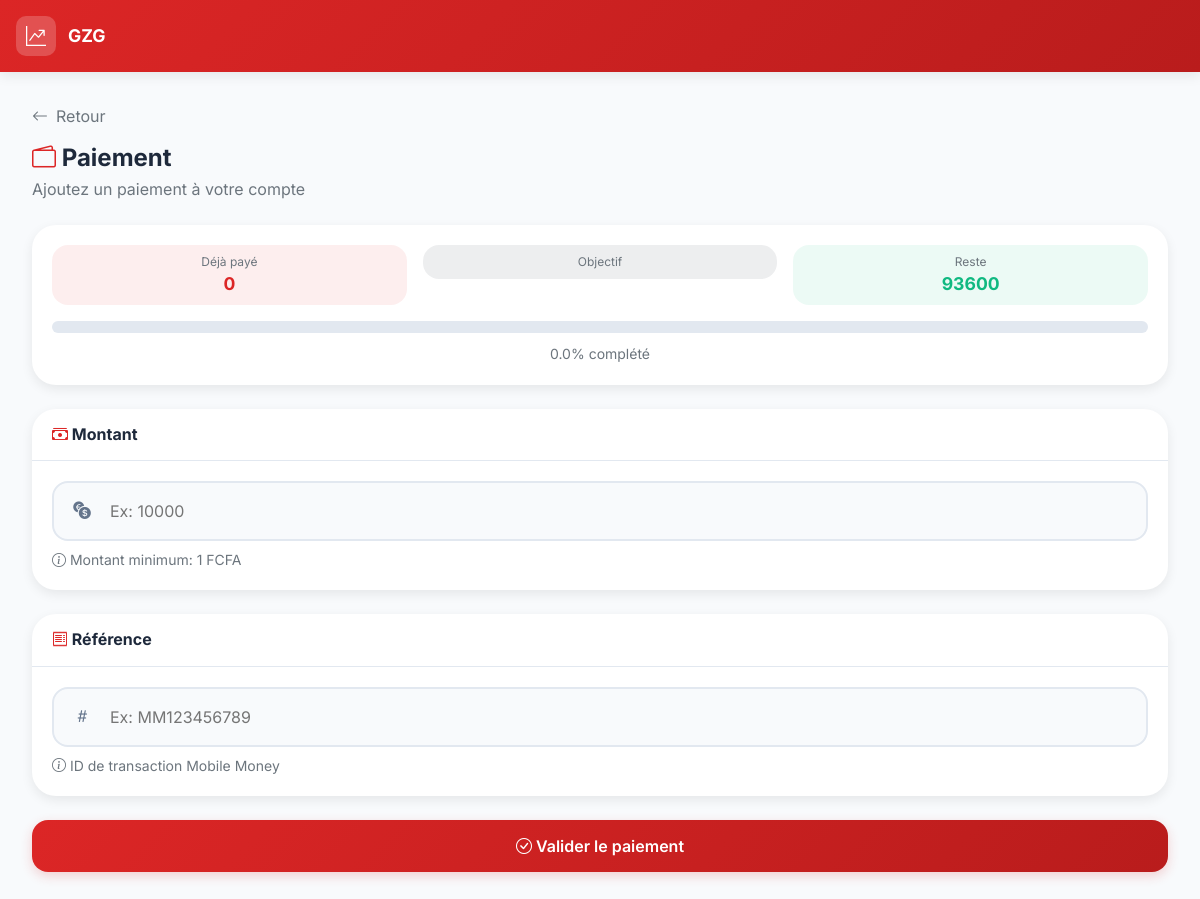
/payment/ (signed in), run on the app's committed database.
### parrainage/models.py (models this page shows, shortened)
class Profile(models.Model):
    user = models.OneToOneField(User, on_delete=models.CASCADE, related_name='profile')
    matricule = models.CharField(
        max_length=50,
        unique=True,
        blank=True,
        null=True,
        help_text="Matricule unique généré automatiquement (ex: GZG10001)"
    )
    referrer = models.ForeignKey(
        'self',
        on_delete=models.SET_NULL,
        null=True,
        blank=True,
        related_name='referrals'
    )
    referral_code = models.CharField(max_length=50, unique=True, editable=False)
    phone_number = models.CharField(max_length=20, blank=True, null=True, help_text="Numéro de téléphone")
    country = CountryField(blank=True, null=True, help_text="Pays de résidence")
    total_paid = models.DecimalField(max_digits=12, decimal_places=2, default=0.00)
    is_vip = models.BooleanField(default=False)
    reset_token = models.CharField(max_length=64, blank=True, null=True)
    reset_token_expires = models.DateTimeField(blank=True, null=True)
    @property
    def remaining_amount(self):
        from decimal import Decimal
        quota = GlobalSettings.get_current_quota()
        return max(Decimal(quota) - Decimal(self.total_paid), Decimal(0))
    @property
    def progress_percent(self):
        from decimal import Decimal
        quota = GlobalSettings.get_current_quota()
        if quota <= 0: return 0
        return min((float(self.total_paid) / float(quota)) * 100, 100)

class GlobalSettings(models.Model):
    required_quota = models.DecimalField(
        max_digits=12,
        decimal_places=2,
        default=100000.00,
        help_text="Le montant total pour devenir VIP et accéder aux marchés."
    )
    matricule_prefix = models.CharField(
        max_length=10,
        default="GZG",
        help_text="Préfixe du matricule utilisateur (ex: AEWR, GZG). Les numéros seront générés automatiquement."
    )
    matricule_counter = models.PositiveIntegerField(
        default=10000,
        help_text="Compteur de départ pour la génération des matricules. Le prochain matricule sera PRÉFIXE + ce numéro."
    )
    referral_limit = models.PositiveIntegerField(
        default=2,
        help_text="Nombre maximum de filleuls directs par utilisateur (défaut: 2)"
    )
    updated_at = models.DateTimeField(auto_now=True)
    class Meta:
        verbose_name = "Paramètre Global"
        verbose_name_plural = "Paramètres Globaux"
    @classmethod
    def get_current_quota(cls):
        config, _ = cls.objects.get_or_create(id=1)
        return config.required_quota

### parrainage/views.py (the view, shortened to what this page needs)
# urls.py: path('payment/', views.make_payment_view, name='make_payment'),
@login_required
def make_payment_view(request):
    profile, created = Profile.objects.get_or_create(user=request.user)
    return render(request, 'parrainage/payment.html', {'profile': profile})

### templates/parrainage/payment.html (shortened to what this page needs)
{% extends 'parrainage/base.html' %}
{% block content %}
<div class="slide-up">
    <div class="mb-4">
        <a href="{% url 'dashboard' %}" class="text-decoration-none text-secondary d-inline-flex align-items-center gap-2 mb-3">
            <i class="bi bi-arrow-left"></i>
            <span>Retour</span>
        </a>
        <h2 class="fw-bold mb-1" style="font-size: 1.5rem;">
            <i class="bi bi-wallet2" style="color: var(--primary-color);"></i>
            Paiement
        </h2>
        <p class="text-secondary mb-0">Ajoutez un paiement à votre compte</p>
    </div>
    <div class="card-mobile mb-4">
        <div class="card-mobile-body">
            <div class="row g-3 text-center">
                <div class="col-4">
                    <div class="p-2" style="background: rgba(220, 38, 38, 0.08); border-radius: var(--radius-md);">
                        <small class="text-secondary d-block" style="font-size: 0.75rem;">Déjà payé</small>
                        <strong style="color: var(--primary-color); font-size: 1.1rem;">{{ profile.total_paid|floatformat:0 }}</strong>
                    </div>
                </div>
                <div class="col-4">
                    <div class="p-2" style="background: rgba(30, 41, 59, 0.08); border-radius: var(--radius-md);">
                        <small class="text-secondary d-block" style="font-size: 0.75rem;">Objectif</small>
                    </div>
                </div>
                <div class="col-4">
                    <div class="p-2" style="background: rgba(16, 185, 129, 0.08); border-radius: var(--radius-md);">
                        <small class="text-secondary d-block" style="font-size: 0.75rem;">Reste</small>
                        <strong style="color: var(--success-color); font-size: 1.1rem;">{{ profile.remaining_amount|floatformat:0 }}</strong>
                    </div>
                </div>
            </div>
            <div class="progress-modern mt-3">
            </div>
            <div class="text-center mt-2">
                <small class="text-secondary">{{ profile.progress_percent|floatformat:1 }}% complété</small>
            </div>
        </div>
    </div>
    <form method="post">
        <div class="card-mobile mb-4">
            <div class="card-mobile-header">
                <h6 class="fw-bold mb-0">
                    <i class="bi bi-cash-stack" style="color: var(--primary-color);"></i>
                    Montant
                </h6>
            </div>
            <div class="card-mobile-body">
                <div class="input-group-modern">
                    <div class="input-group-icon">
                        <i class="bi bi-currency-exchange"></i>
                    </div>
                    <input type="number"
                           class="input-group-input"
                           id="amount"
                           name="amount"
                           required
                           min="1"
                           step="0.01"
                           placeholder="Ex: 10000"
                           autofocus>
                </div>
                <small class="text-secondary mt-2 d-block">
                    <i class="bi bi-info-circle"></i> Montant minimum: 1 FCFA
                </small>
            </div>
        </div>
        <div class="card-mobile mb-4">
            <div class="card-mobile-header">
                <h6 class="fw-bold mb-0">
                    <i class="bi bi-receipt" style="color: var(--primary-color);"></i>
                    Référence
                </h6>
            </div>
            <div class="card-mobile-body">
                <div class="input-group-modern">
                    <div class="input-group-icon">
                        <i class="bi bi-hash"></i>
                    </div>
                    <input type="text"
                           class="input-group-input"
                           id="reference"
                           name="reference"
                           required
                           placeholder="Ex: MM123456789"
                           maxlength="100">
                </div>
                <small class="text-secondary mt-2 d-block">
                    <i class="bi bi-info-circle"></i> ID de transaction Mobile Money
                </small>
            </div>
        </div>
        <button type="submit" class="btn btn-primary w-100 mb-3">
            <i class="bi bi-check-circle"></i>
            Valider le paiement
        </button>
    </form>
</div>
{% endblock %}

### templates/parrainage/base.html (style rules this page uses)
:root { --primary-color: #dc2626; --primary-dark: #b91c1c; --primary-light: #ef4444; --secondary-color: #1e293b; --success-color: #10b981; --warning-color: #f59e0b; --danger-color: #ef4444; --bg-color: #f8fafc; --card-bg: #ffffff; --text-primary: #1e293b; --text-secondary: #64748b; --border-color: #e2e8f0; --shadow-sm: 0 1px 3px rgba(0,0,0,0.1); --shadow-md: 0 4px 12px rgba(0,0,0,0.08); --shadow-lg: 0 10px 40px rgba(0,0,0,0.12); --radius-sm: 12px; --radius-md: 16px; --radius-lg: 20px; --radius-xl: 24px; }
* { font-family: 'Inter', -apple-system, BlinkMacSystemFont, sans-serif; -webkit-tap-highlight-color: transparent; }
body { background: var(--bg-color); min-height: 100vh; padding-bottom: 80px; color: var(--text-primary); }
.card-mobile { background: var(--card-bg); border-radius: var(--radius-lg); box-shadow: var(--shadow-md); border: none; overflow: hidden; transition: all 0.3s; }
.card-mobile-header { padding: 1rem 1.25rem; border-bottom: 1px solid var(--border-color); display: flex; align-items: center; justify-content: space-between; }
.card-mobile-body { padding: 1.25rem; }
.progress-modern { height: 12px; border-radius: 6px; background: var(--border-color); overflow: hidden; }
.btn-primary { background: linear-gradient(135deg, var(--primary-color), var(--primary-dark)); border: none; padding: 0.875rem 1.5rem; font-weight: 600; border-radius: var(--radius-md); transition: all 0.3s; box-shadow: 0 4px 12px rgba(220, 38, 38, 0.2); }
.input-group-modern { display: flex; align-items: center; background: var(--bg-color); border: 2px solid var(--border-color); border-radius: var(--radius-md); padding: 0.5rem; transition: all 0.2s; }
.input-group-icon { width: 40px; height: 40px; display: flex; align-items: center; justify-content: center; color: var(--text-secondary); font-size: 1.1rem; }
.input-group-input { flex: 1; border: none; background: transparent; padding: 0.5rem; font-size: 1rem; outline: none; }
@media (min-width: 768px) { body { padding-bottom: 0; } }
@media (min-width: 768px) { .card-mobile { border-radius: var(--radius-xl); } }
.slide-up { animation: slideUp 0.4s ease-out; }

### data on the page
Profile: total_paid "0"
GlobalSettings: remaining_amount "93600", progress_percent "0.0"
